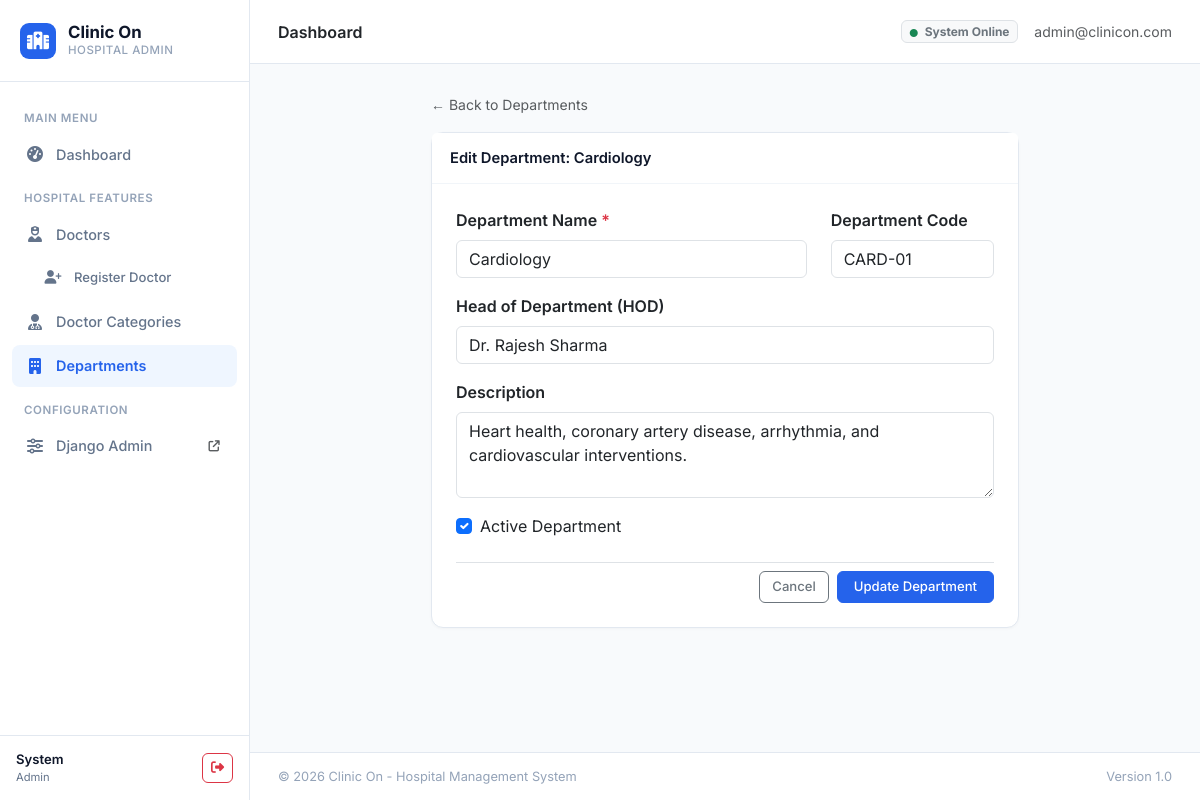
Screenshot of /departments/1/edit/ (signed in) with the database file from the repository.
### hospital/models.py (models this page shows, shortened)
class CustomUser(AbstractUser):
    ROLE_CHOICES = (
        ('Admin', 'Administrator'),
        ('Doctor', 'Doctor'),
        ('Staff', 'Hospital Staff'),
    )
    username = models.CharField(max_length=150, unique=True, blank=True, null=True)
    email = models.EmailField(unique=True, verbose_name='Email Address')
    phone = models.CharField(max_length=20, blank=True, null=True, verbose_name='Phone Number')
    role = models.CharField(max_length=20, choices=ROLE_CHOICES, default='Admin')
    created_at = models.DateTimeField(auto_now_add=True)
    USERNAME_FIELD = 'email'
    REQUIRED_FIELDS = []
    objects = CustomUserManager()
    class Meta:
        verbose_name = 'User'
        verbose_name_plural = 'Users'

class Department(models.Model):
    name = models.CharField(max_length=100, unique=True, verbose_name='Department Name')
    code = models.CharField(max_length=20, unique=True, blank=True, null=True, verbose_name='Department Code')
    description = models.TextField(blank=True, null=True, verbose_name='Description')
    head_of_department = models.CharField(max_length=100, blank=True, null=True, verbose_name='Head of Department (HOD)')
    is_active = models.BooleanField(default=True, verbose_name='Active Status')
    created_at = models.DateTimeField(auto_now_add=True)
    updated_at = models.DateTimeField(auto_now=True)
    class Meta:
        verbose_name = 'Department'
        verbose_name_plural = 'Departments'
        ordering = ['name']

### hospital/views.py (the view)
# urls.py: path('departments/<int:pk>/edit/', views.department_edit_view, name='department_edit'),
@login_required(login_url='login')
def department_edit_view(request, pk):
    dept = get_object_or_404(Department, pk=pk)
    if request.method == 'POST':
        form = DepartmentForm(request.POST, instance=dept)
        if form.is_valid():
            dept = form.save()
            messages.success(request, f"Department '{dept.name}' updated successfully!")
            return redirect('department_list')
        else:
            messages.error(request, "Please correct the errors below.")
    else:
        form = DepartmentForm(instance=dept)
    return render(request, 'hospital/department_form.html', {'form': form, 'department': dept, 'title': f"Edit Department: {dept.name}", 'is_edit': True})

### hospital/forms.py
class DepartmentForm(forms.ModelForm):
    class Meta:
        model = Department
        fields = ['name', 'code', 'head_of_department', 'is_active', 'description']
        widgets = {
            'name': forms.TextInput(attrs={
                'class': 'form-control',
                'placeholder': 'e.g. Cardiology, Neurology',
                'required': True
            }),
            'code': forms.TextInput(attrs={
                'class': 'form-control',
                'placeholder': 'e.g. CARD-01, NEUR-02'
            }),
            'head_of_department': forms.TextInput(attrs={
                'class': 'form-control',
                'placeholder': 'e.g. Dr. Rajesh Sharma'
            }),
            'is_active': forms.CheckboxInput(attrs={
                'class': 'form-check-input',
                'role': 'switch'
            }),
            'description': forms.Textarea(attrs={
                'class': 'form-control',
                'rows': 3,
                'placeholder': 'Department description and scope...'
            }),
        }

### templates/hospital/department_form.html (shortened to what this page needs)
{% extends 'base.html' %}
{% block content %}
<div class="row justify-content-center">
    <div class="col-md-8">
        <div class="mb-3">
            <a href="{% url 'department_list' %}" class="text-decoration-none text-muted small">
                &larr; Back to Departments
            </a>
        </div>
        <div class="card">
            <div class="card-header">
                <span>{{ title }}</span>
            </div>
            <div class="card-body p-4">
                <form method="POST">
                    <div class="row mb-3">
                        <div class="col-md-8">
                            <label for="{{ form.name.id_for_label }}" class="form-label fw-semibold">
                                Department Name <span class="text-danger">*</span>
                            </label>
                            {{ form.name }}
                        </div>
                        <div class="col-md-4">
                            <label for="{{ form.code.id_for_label }}" class="form-label fw-semibold">
                                Department Code
                            </label>
                            {{ form.code }}
                        </div>
                    </div>
                    <div class="mb-3">
                        <label for="{{ form.head_of_department.id_for_label }}" class="form-label fw-semibold">
                            Head of Department (HOD)
                        </label>
                        {{ form.head_of_department }}
                    </div>
                    <div class="mb-3">
                        <label for="{{ form.description.id_for_label }}" class="form-label fw-semibold">
                            Description
                        </label>
                        {{ form.description }}
                    </div>
                    <div class="mb-4 form-check">
                        {{ form.is_active }}
                        <label class="form-check-label" for="{{ form.is_active.id_for_label }}">
                            Active Department
                        </label>
                    </div>
                    <div class="d-flex justify-content-end gap-2 pt-2 border-top">
                        <a href="{% url 'department_list' %}" class="btn btn-outline-secondary btn-sm">
                            Cancel
                        </a>
                        <button type="submit" class="btn btn-primary btn-sm px-3">
                            {% if is_edit %}Update Department{% else %}Save Department{% endif %}
                        </button>
                    </div>
                </form>
            </div>
        </div>
    </div>
</div>
{% endblock %}

### templates/base.html (shortened to what this page needs)
<!DOCTYPE html>
<html lang="en">
<head>
    <link href="https://cdn.jsdelivr.net/npm/bootstrap@5.3.3/dist/css/bootstrap.min.css" rel="stylesheet">
    <link rel="stylesheet" href="https://cdnjs.cloudflare.com/ajax/libs/font-awesome/6.5.2/css/all.min.css">
</head>
<body>
    <aside class="app-sidebar" id="appSidebar">
        <div class="sidebar-brand">
            <div class="brand-badge">
                <i class="fa-solid fa-hospital"></i>
            </div>
            <div>
                <div class="brand-text">Clinic On</div>
                <div class="brand-sub">Hospital Admin</div>
            </div>
        </div>
        <ul class="sidebar-nav">
            <li class="nav-label">Main Menu</li>
            <li>
                <a href="{% url 'dashboard' %}" class="sidebar-link {% if request.resolver_match.url_name == 'dashboard' %}active{% endif %}">
                    <i class="fa-solid fa-gauge-high"></i>
                    <span>Dashboard</span>
                </a>
            </li>
            <li class="nav-label">Hospital Features</li>
            <li>
                <a href="{% url 'doctor_list' %}" class="sidebar-link {% if 'doctor' in request.resolver_match.url_name and 'category' not in request.resolver_match.url_name %}active{% endif %}">
                    <i class="fa-solid fa-user-nurse"></i>
                    <span>Doctors</span>
                </a>
            </li>
            <li>
                <a href="{% url 'doctor_register' %}" class="sidebar-link {% if request.resolver_match.url_name == 'doctor_register' %}active{% endif %}" style="padding-left: 32px; font-size: 0.82rem;">
                    <i class="fa-solid fa-user-plus" style="font-size: 0.85rem;"></i>
                    <span>Register Doctor</span>
                </a>
            </li>
            <li>
                <a href="{% url 'category_list' %}" class="sidebar-link {% if 'category' in request.resolver_match.url_name %}active{% endif %}">
                    <i class="fa-solid fa-user-doctor"></i>
                    <span>Doctor Categories</span>
                </a>
            </li>
            <li>
                <a href="{% url 'department_list' %}" class="sidebar-link {% if 'department' in request.resolver_match.url_name %}active{% endif %}">
                    <i class="fa-solid fa-building"></i>
                    <span>Departments</span>
                </a>
            </li>
            <li class="nav-label">Configuration</li>
            <li>
                <a href="/django-admin/" target="_blank" class="sidebar-link">
                    <i class="fa-solid fa-sliders"></i>
                    <span>Django Admin</span>
                    <i class="fa-solid fa-arrow-up-right-from-square ms-auto text-muted" style="font-size: 0.7rem;"></i>
                </a>
            </li>
        </ul>
        <div class="sidebar-footer">
            <div class="user-pill">
                <div class="user-info">
                    <div class="user-name">{{ request.user.first_name|default:request.user.email }}</div>
                    <div class="user-role">{{ request.user.role|default:"Administrator" }}</div>
                </div>
                <a href="{% url 'logout' %}" class="btn btn-outline-danger btn-sm p-1 px-2" title="Logout">
                    <i class="fa-solid fa-right-from-bracket"></i>
                </a>
            </div>
        </div>
    </aside>
    <div class="app-main">
        <header class="app-header">
            <div class="d-flex align-items-center gap-3">
                <div class="fw-semibold text-dark">
                    {% block page_title %}Dashboard{% endblock %}
                </div>
            </div>
            <div class="d-flex align-items-center gap-3">
                <span class="badge bg-light text-secondary border small">
                    <i class="fa-solid fa-circle text-success me-1" style="font-size: 0.5rem;"></i> System Online
                </span>
                <span class="text-muted small d-none d-sm-inline">
                    {{ request.user.email }}
                </span>
            </div>
        </header>
        <main class="content-area">
            {% block content %}{% endblock %}
        </main>
        <footer class="footer d-flex justify-content-between align-items-center">
            <span>&copy; {% now "Y" %} Clinic On - Hospital Management System</span>
            <span>Version 1.0</span>
        </footer>
    </div>
</body>
</html>

### templates/base.html (style rules this page uses)
:root { --sidebar-width: 250px; --bg-page: #f8fafc; --bg-sidebar: #ffffff; --sidebar-border: #e2e8f0; --sidebar-text: #64748b; --sidebar-active-bg: #eff6ff; --sidebar-active-text: #2563eb; --primary: #2563eb; --text-main: #0f172a; --card-border: #e2e8f0; }
body { font-family: 'Inter', sans-serif; background-color: var(--bg-page); color: var(--text-main); min-height: 100vh; margin: 0; display: flex; }
.app-sidebar { width: var(--sidebar-width); background: var(--bg-sidebar); border-right: 1px solid var(--sidebar-border); height: 100vh; position: fixed; top: 0; left: 0; display: flex; flex-direction: column; z-index: 1000; transition: transform 0.25s ease; }
.sidebar-brand { padding: 22px 20px; display: flex; align-items: center; gap: 12px; border-bottom: 1px solid var(--sidebar-border); }
.brand-badge { width: 36px; height: 36px; border-radius: 9px; background-color: #2563eb; color: #ffffff; display: flex; align-items: center; justify-content: center; font-size: 1.1rem; }
.brand-text { font-size: 1.05rem; font-weight: 700; color: #0f172a; line-height: 1.2; }
.brand-sub { font-size: 0.72rem; color: #94a3b8; font-weight: 500; text-transform: uppercase; letter-spacing: 0.5px; }
.sidebar-nav { padding: 16px 12px; flex: 1; overflow-y: auto; list-style: none; margin: 0; }
.nav-label { font-size: 0.72rem; font-weight: 600; color: #94a3b8; text-transform: uppercase; letter-spacing: 0.6px; padding: 12px 12px 6px; }
.sidebar-link { display: flex; align-items: center; gap: 12px; padding: 10px 14px; color: var(--sidebar-text); text-decoration: none; font-weight: 500; font-size: 0.9rem; border-radius: 8px; margin-bottom: 3px; transition: all 0.15s ease; }
.sidebar-link.active { color: var(--sidebar-active-text); background-color: var(--sidebar-active-bg); font-weight: 600; }
.sidebar-link i { width: 18px; text-align: center; font-size: 1rem; }
.sidebar-footer { padding: 14px 16px; border-top: 1px solid var(--sidebar-border); background-color: #ffffff; }
.user-pill { display: flex; align-items: center; justify-content: space-between; gap: 10px; }
.user-info { overflow: hidden; }
.user-name { font-size: 0.82rem; font-weight: 600; color: #0f172a; white-space: nowrap; overflow: hidden; text-overflow: ellipsis; }
.user-role { font-size: 0.7rem; color: #64748b; }
.app-main { margin-left: var(--sidebar-width); flex: 1; min-height: 100vh; display: flex; flex-direction: column; width: calc(100% - var(--sidebar-width)); }
.app-header { height: 64px; background: #ffffff; border-bottom: 1px solid var(--card-border); display: flex; align-items: center; justify-content: space-between; padding: 0 28px; position: sticky; top: 0; z-index: 999; }
.content-area { padding: 28px; flex: 1; }
.card { border: 1px solid var(--card-border); border-radius: 12px; box-shadow: 0 1px 3px rgba(0, 0, 0, 0.03); background-color: #ffffff; }
.card-header { background-color: #ffffff; border-bottom: 1px solid #f1f5f9; font-weight: 600; padding: 14px 18px; font-size: 0.92rem; color: #0f172a; }
.btn-sm { padding: 5px 12px; font-size: 0.82rem; border-radius: 6px; font-weight: 500; }
.btn-primary { background-color: #2563eb; border-color: #2563eb; }
.footer { padding: 14px 28px; background: #ffffff; border-top: 1px solid var(--card-border); font-size: 0.8rem; color: #94a3b8; }

### rows the page displays
CustomUser: user.first_name "System", user.role "Admin", user.email "admin@clinicon.com"
Department: name "Cardiology", code "CARD-01", head_of_department "Dr. Rajesh Sharma", description "Heart health, coronary artery disease, arrhythmia, and cardiovascular interventions.", is_active "☑"

### other values shown
{{ title }} "Edit Department: Cardiology"
